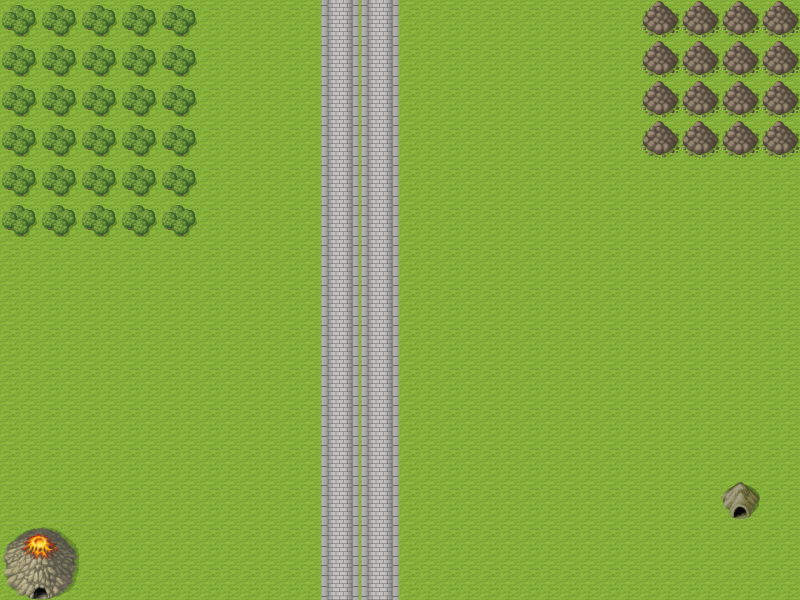

This game map was drawn from its Tiled (.tmx) file and the tilesets committed beside it. A one-line description and the full map source follow:
An orthogonal 20x15 tile map with 40x40 px tiles, 3 tile layers (map_2_1, map_2_2, map_2_3).

<map version="1.2" tiledversion="1.3.1" orientation="orthogonal" renderorder="right-down" compressionlevel="0" width="20" height="15" tilewidth="40" tileheight="40" infinite="0" nextlayerid="4" nextobjectid="1">
 <tileset firstgid="1" source="pipo-map001.tsx" />
 <layer id="1" name="map_2_1" width="20" height="15">
  <data encoding="csv">
1,1,1,1,1,1,1,1,1,1,1,1,1,1,1,1,1,1,1,1,
1,1,1,1,1,1,1,1,1,1,1,1,1,1,1,1,1,1,1,1,
1,1,1,1,1,1,1,1,1,1,1,1,1,1,1,1,1,1,1,1,
1,1,1,1,1,1,1,1,1,1,1,1,1,1,1,1,1,1,1,1,
1,1,1,1,1,1,1,1,1,1,1,1,1,1,1,1,1,1,1,1,
1,1,1,1,1,1,1,1,1,1,1,1,1,1,1,1,1,1,1,1,
1,1,1,1,1,1,1,1,1,1,1,1,1,1,1,1,1,1,1,1,
1,1,1,1,1,1,1,1,1,1,1,1,1,1,1,1,1,1,1,1,
1,1,1,1,1,1,1,1,1,1,1,1,1,1,1,1,1,1,1,1,
1,1,1,1,1,1,1,1,1,1,1,1,1,1,1,1,1,1,1,1,
1,1,1,1,1,1,1,1,1,1,1,1,1,1,1,1,1,1,1,1,
1,1,1,1,1,1,1,1,1,1,1,1,1,1,1,1,1,1,1,1,
1,1,1,1,1,1,1,1,1,1,1,1,1,1,1,1,1,1,1,1,
1,1,1,1,1,1,1,1,1,1,1,1,1,1,1,1,1,1,1,1,
1,1,1,1,1,1,1,1,1,1,1,1,1,1,1,1,1,1,1,1
</data>
 </layer>
 <layer id="2" name="map_2_2" width="20" height="15">
  <data encoding="csv">
10,10,10,10,10,0,0,0,20,20,0,0,0,0,0,0,13,13,13,13,
10,10,10,10,10,0,0,0,20,20,0,0,0,0,0,0,13,13,13,13,
10,10,10,10,10,0,0,0,20,20,0,0,0,0,0,0,13,13,13,13,
10,10,10,10,10,0,0,0,20,20,0,0,0,0,0,0,13,13,13,13,
10,10,10,10,10,0,0,0,20,20,0,0,0,0,0,0,0,0,0,0,
10,10,10,10,10,0,0,0,20,20,0,0,0,0,0,0,0,0,0,0,
0,0,0,0,0,0,0,0,20,20,0,0,0,0,0,0,0,0,0,0,
0,0,0,0,0,0,0,0,20,20,0,0,0,0,0,0,0,0,0,0,
0,0,0,0,0,0,0,0,20,20,0,0,0,0,0,0,0,0,0,0,
0,0,0,0,0,0,0,0,20,20,0,0,0,0,0,0,0,0,0,0,
0,0,0,0,0,0,0,0,20,20,0,0,0,0,0,0,0,0,0,0,
0,0,0,0,0,0,0,0,20,20,0,0,0,0,0,0,0,0,0,0,
0,0,0,0,0,0,0,0,20,20,0,0,0,0,0,0,0,0,23,0,
39,40,0,0,0,0,0,0,20,20,0,0,0,0,0,0,0,0,0,0,
47,48,0,0,0,0,0,0,20,20,0,0,0,0,0,0,0,0,0,0
</data>
 </layer>
 <layer id="3" name="map_2_3" width="20" height="15">
  <data encoding="csv">
84,84,84,84,84,2,2,2,2,2,2,2,2,2,2,2,84,84,84,84,
84,84,84,84,84,2,2,2,2,2,2,2,2,2,2,2,84,84,84,84,
84,84,84,84,84,2,2,2,2,2,2,2,2,2,2,2,84,84,84,84,
84,84,84,84,84,2,2,2,2,2,2,2,2,2,2,2,84,84,84,84,
84,84,84,84,84,2,2,2,2,2,2,2,2,2,2,2,2,2,2,2,
84,84,84,84,84,2,2,2,2,2,2,2,2,2,2,2,2,2,2,2,
2,2,2,2,2,2,2,2,2,2,2,2,2,2,2,2,2,2,2,2,
2,2,2,2,2,2,2,2,2,2,2,2,2,2,2,2,2,2,2,2,
2,2,2,2,2,2,2,2,2,2,2,2,2,2,2,2,2,2,2,2,
2,2,2,2,2,2,2,2,2,2,2,2,2,2,2,2,2,2,2,2,
2,2,2,2,2,2,2,2,2,2,2,2,2,2,2,2,2,2,2,2,
2,2,2,2,2,2,2,2,2,2,2,2,2,2,2,2,2,2,2,2,
2,2,2,2,2,2,2,2,2,2,2,2,2,2,2,2,2,2,84,2,
84,84,2,2,2,2,2,2,2,2,2,2,2,2,2,2,2,2,2,2,
84,84,2,2,2,2,2,2,2,2,2,2,2,2,2,2,2,2,2,2
</data>
 </layer>
</map>
